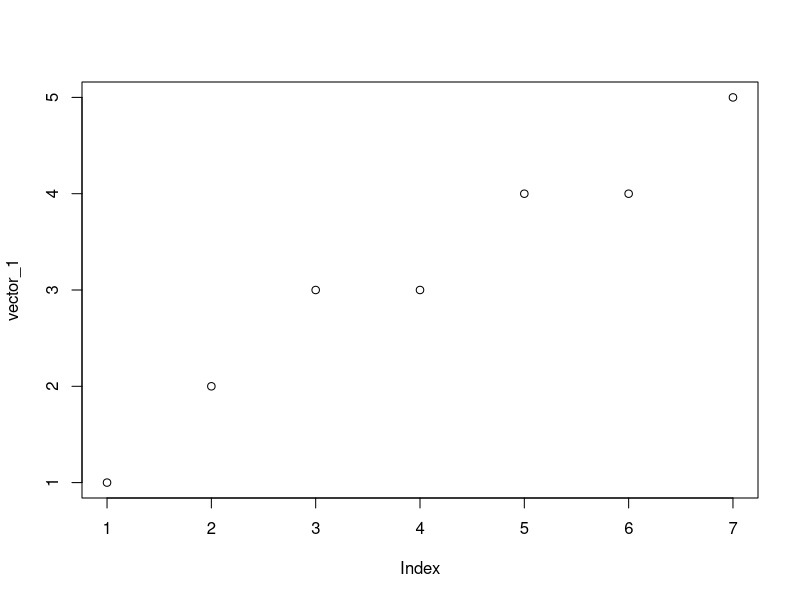
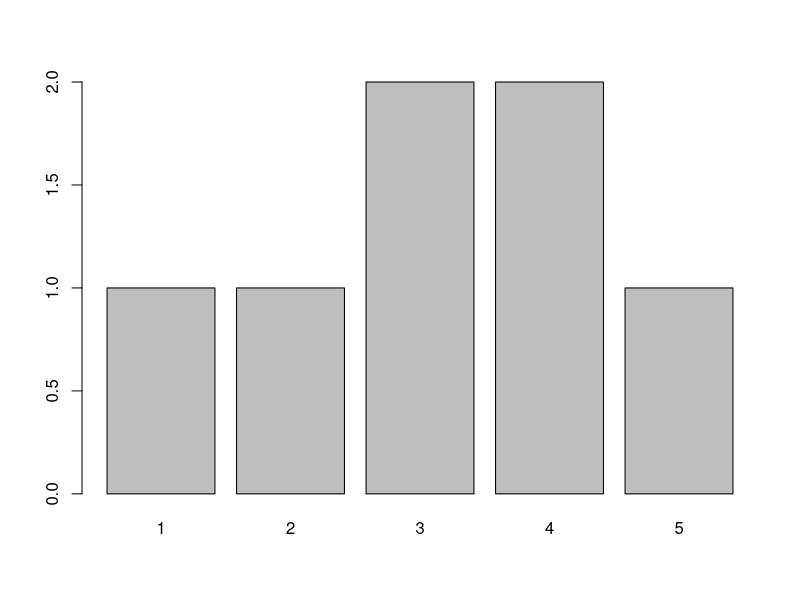
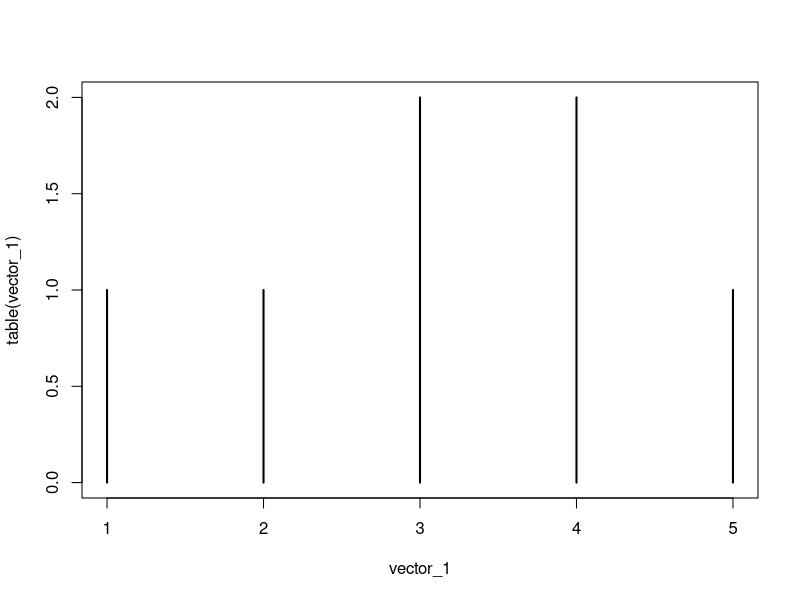

The R script that drew these images, in order:
#2021.05.30. SUN
#Hankyeong

###################### I. 범주형 변수(데이터)에 대한 논의 ######################
#01. 일반 변수와 Factor형 변수의 차이점 1
#(1) plot()창에서 자동으로 빈도 chart로 변환함.
vector_1 <- c(1,2,3,3,4,4,5)
plot(vector_1)
vector_2 <- as.factor(vector_1)
plot(vector_2)
#PLUS. vector_1을 빈도 chart로 변환하려 할 경우, table()를 이용함.
plot(table(vector_1))

#(2) Factor형 변수에는 데이터에 레벨(level)이 부여됨.
str(vector_1)
str(vector_2)

#(3) Factor형 변수는 문자형 변수와 다르게 split()의 적용이 불가함.

#02. R에서 Factor형 변수의 전산 처리방법
#(1) EX1:
#vector_2를 정의할 때, vector_1를 레벨이 존재하는 정수로 값을 정의(할당)하고,
#그 정수값을 다시 더미변수로 변환해서 사용함.

#(2) EX2:
#변수 x는 계절(봄, 여름, 가을, 겨울)을 할당한 문자형 데이터이고, 
#이를 Factor형 데이터로 변환할 경우 다음과 같음.
# 계절 => 계절1 계절2 계절3 계절4
#  봄       1     0     0     0
# 여름      0     1     0     0
# 가을      0     0     1     0
# 겨울      0     0     0     1

#(3) 그러므로, Factor형 데이터는 시스템 리소스(메모리)를 많이 할당함을 알 수 있음. (0값이 ㅈㄴ 많아짐.)
#    이러한 이유로 Factor화 할 때 메모리를 잘 활용할 수 있도록 고안하는 방법이 여러가지 있음.
#    ex) 원-핫 인코딩, ...

############## II. Machine Learning의 종류와 현 추세에 대한 논의 ###############
#01. Machine Learning의 종류 1-1: 지도학습의 회귀(Regression)
#(1) General Linear Model + Lasso(L1 norm) or Ridge(L2 norm) or Elasticnet(L1+L2)

#(2) Random Forest

#(3) Support Vector Regression

#02. Machine Learning의 종류 1-2: 지도학습의 분류(Classification)
#(2) 분류(Classification)
#(1) Logistic Regression + Lasso(L1 norm) or Ridge(L2 norm) or Elasticnet(L1+L2)

#(2) k-nn

#(3) naive-bayes

#(4) Random Forest

#(5) Support Vector Machine

#03. Machine Learning의 종류 2: 비지도학습
#(1) PCA

#(2) k-means, k-medoids

#(3) Hierarchical clustering

#TIP. 전통 통계학에서는 변수들의 인과관계를 독립변수와 종속변수로 표현하지만,
#     IT업계에서는 독립변수를 Feature, 종속변수를 target(or lable)이라고 표현함.

###################### III. Domain Knowledge에 대한 논의 #######################
#01. 데이터셋에 대한 논의
#(1) 데이터를 볼 때 "왜(Why)"와 그러한 이유를 잘 파악하는 것이 중요함.
#PLUS. Data Scientist가 가져야할 가장 중요한 자질은 궁금해 하는 것임.

#(2) Chart를 보고 1차원적으로 해석할 것이 아니라, 비통계인인 Client의 입장까지도 고려할 것
#PLUS. 일반적인 대중 편견을 파악하기 위해선 웹크롤링 후 텍스트 마이닝이 효과적임. 

#(3) 데이터셋의 변수와 속성과 집계 환경, 값에 대한 의미 모두를 이해해야함.
#PLUS. 데이터셋을 전처리한 근거(이상치 처리 등) 역시 타당해야함.

#(4) 데이터는 특정값에 편향되지 않아야함. 하지만 이유가 존재한다면 괜찮음.

#(5) 데이터 분석을 마쳤다는 것은, 그 데이터셋에 대해 완벽하게 이해했음을 의미함.

#02. 회사 생활에서의 조언
#(1) 너가 신입일 때 가장 중요한 판단요소는 전문적인 업무 해결능력이 아니라, 
#    이 직군에 대한 어느정도의 지식을 갖고 의사소통할 준비가 되어있는가를 보는 것임.

#(2) 회사에서 신입일 때, 소일거리하면서 멍 때리지말고 특히 회의할 때 맥을 짚어라.

#(3) 상사가 개새끼이더라도 분명 배울게 있어서 남아 있는거니 잘 배워서 이직하자. 낄

#TIP. R^2 >= 0.8이면 변수간 종속성이 너무 강해서 실무에서 안씀. 그러나 0.7 이상이면 괜찮음.
